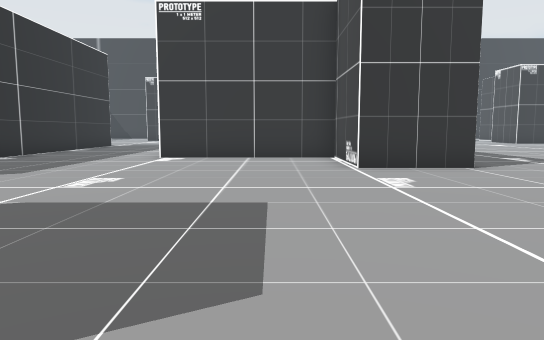
View 1 (above)

19 first-person views from a walk through a scene from a Unity 3-D project. The camera is 1.5 m above the floor, tilts 6° down and sees 70° across. The floor is counted in squares, 2 m on a side. Each view is taken from the middle of a square. On the plan, view 1 faces up. The plan holds only what a view shows up to about 12 squares ahead; the rest is blank. The place goes on beyond the plan. The player is left out. Some animated figures are left out.

View 2
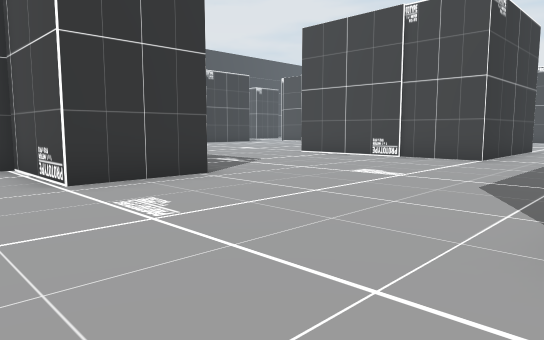

View 3
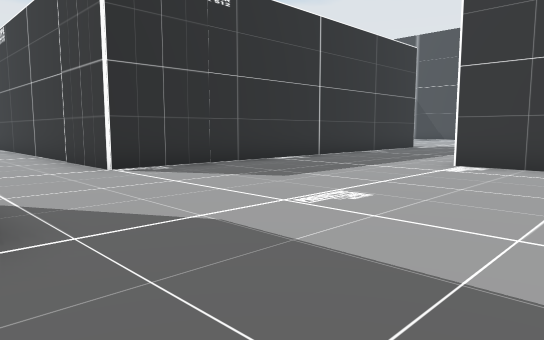

View 4
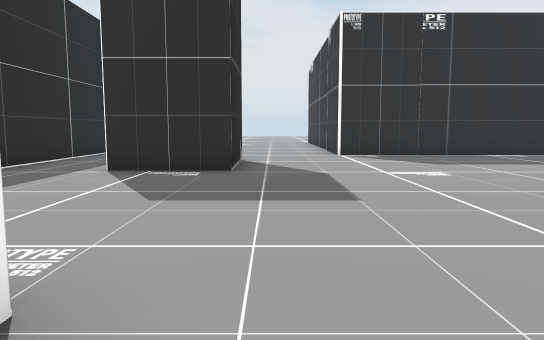

View 5
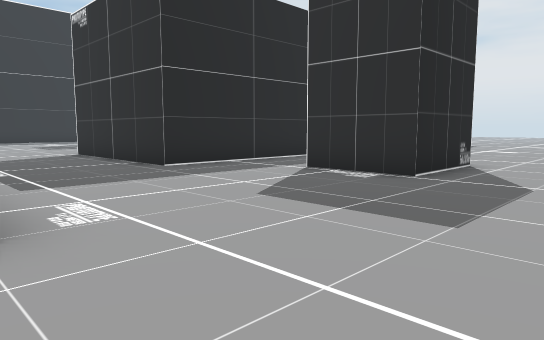

View 6
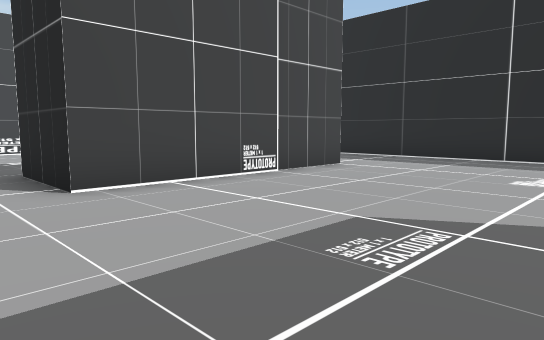

View 7
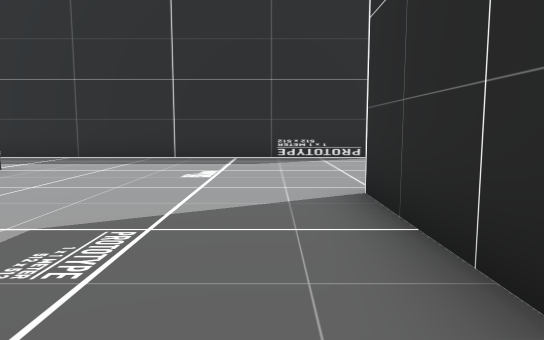

View 8
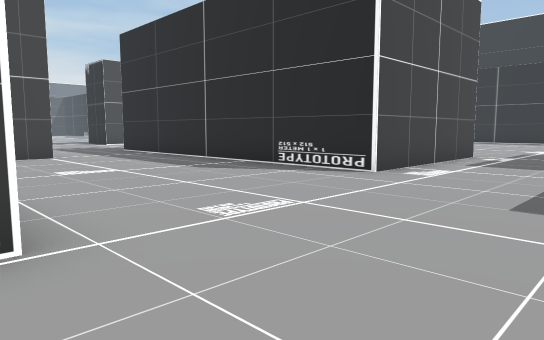

View 9
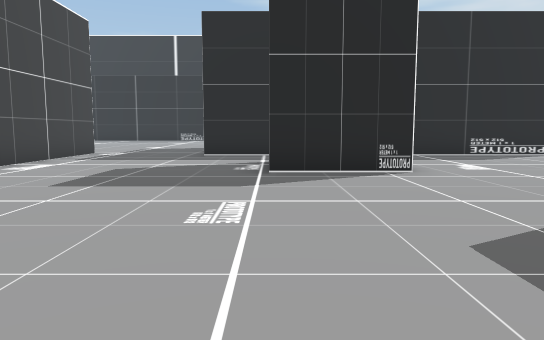

View 10
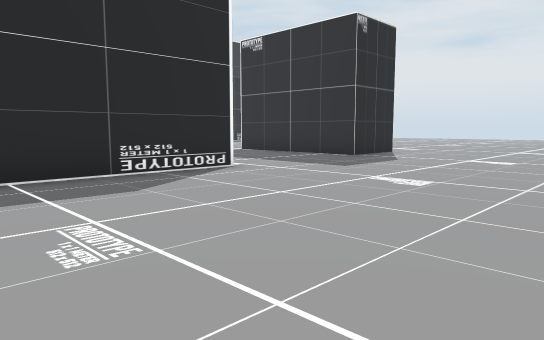

View 11
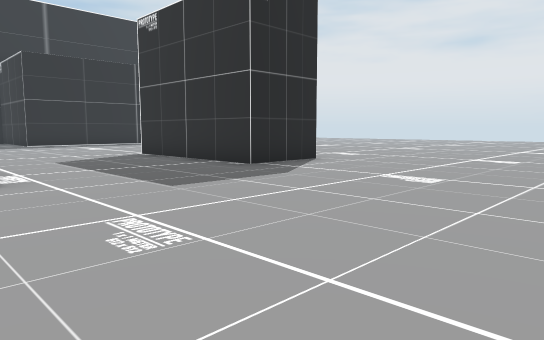

View 12
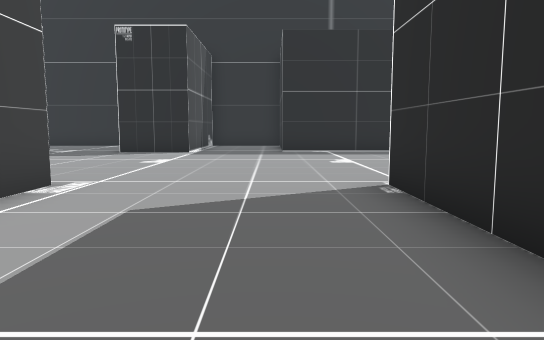

View 13
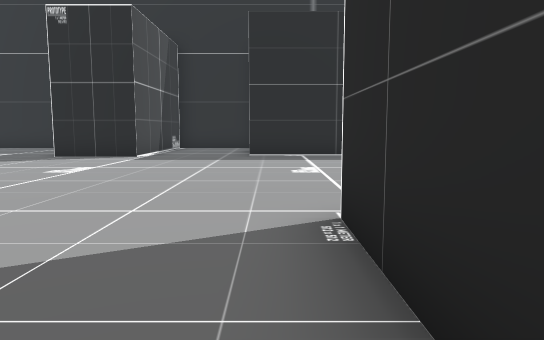

View 14
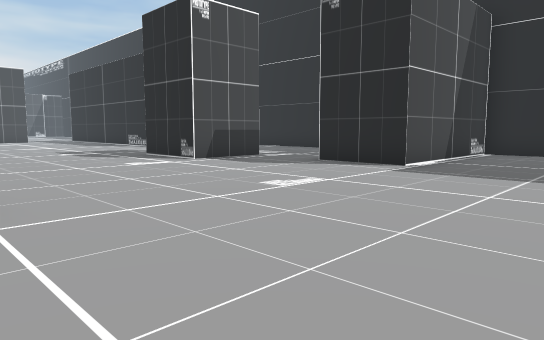

View 15
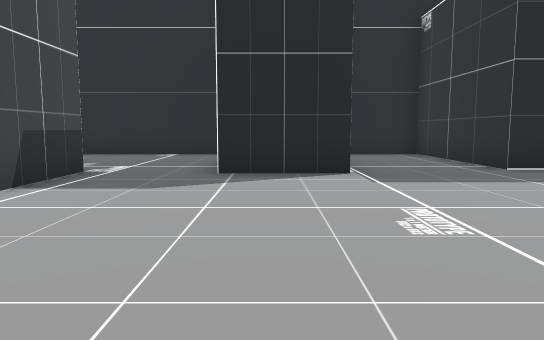

View 16
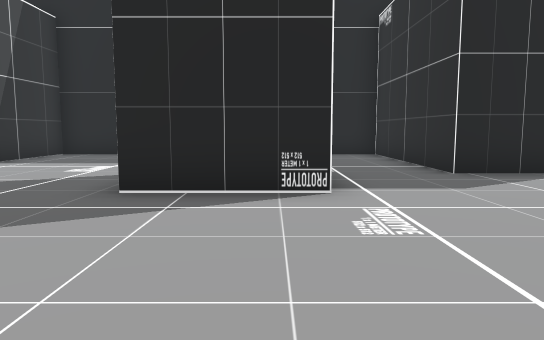

View 17
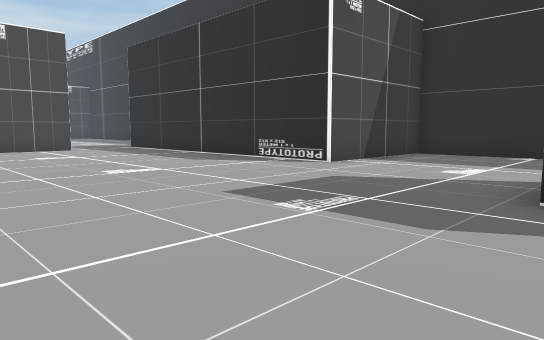

View 18
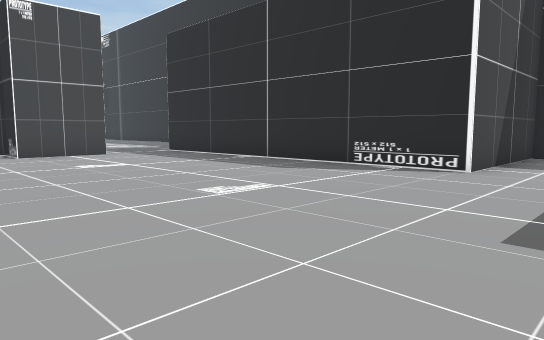

View 19
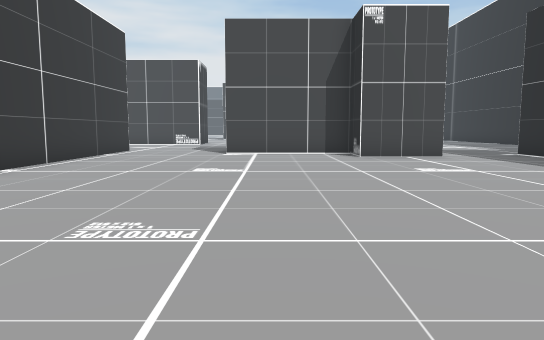

### Floor plan
Points are (right, up) in squares from view 1. A wall is a line through its corners. A room is listed if a view was taken in it or the views show most of it. See-through windows are left out.
Room 1 (views 1, 2, 3, 4, 5, 6, 7, 8, 9, 10)
walls: (3.9, 10.5) (3.9, 7.5) (1.7, 7.5) (1.7, 10.2) (-3, 10.2); (2.5, -3.1) (2.5, 1.9) (12.1, 1.9); (-5.5, 2.3) (-3, 2.3) (-3, 0); (13.5, 5) (9.9, 5) (9.9, 10.5) (12.1, 10.5); (-5.6, -2.2) (-1.1, -2.2) (-1.1, -3.4); (-7.2, 12.1) (-7.2, 5)
ways out: opening at (-7, 3.3) to room 2; opening at (-6, -1) to room 2; opening at (1, -4) to room 2
Room 2 (views 11, 12, 13, 14, 15, 16, 17, 18, 19)
walls: (-1.1, -3.4) (-1.1, -7.3); (-11, -7.3) (-11, -6.1); (-6.7, -14.9) (-6.7, -12.5) (-4.1, -12.5); (-11.1, -2.2) (-5.6, -2.2); (-7.2, 5) (-14.1, 5); (-17.5, -2.2) (-15.6, -2.2) (-15.6, -7.2); (-17, -15.2) (-14.4, -15.2) (-14.4, -19.7) (-11.3, -19.7) (-11.3, -14.6) (-9.1, -14.6) (-9.1, -19.7) (0.3, -19.7) (0.3, -15.2) (9.4, -15.2); (9.5, -12.8) (9.5, -10.4) (10.9, -10.4) (10.9, -6.5); (11.1, -3.1) (6, -3.1)
ways out: opening at (-7, 3.3) to room 1; opening at (-6, -1) to room 1; opening at (1, -4) to room 1; opening at (10, -13.5)

Where each view was taken, in squares from view 1:
view 1: 0 up, 0 right, facing up
view 2: 2 up, 0 right, facing up-right
view 3: 2 up, 0 right, facing up-left
view 4: 3 up, 4 right, facing left
view 5: 5 up, 3 right, facing down-left
view 6: 12 up, 5 right, facing down-right
view 7: 12 up, 5 right, facing down
view 8: 8 up, 1 left, facing down-right
view 9: 9 up, 3 left, facing down
view 10: 4 up, 6 left, facing down-left
view 11: 4 up, 10 left, facing down-left
view 12: 2 down, 14 left, facing down
view 13: 4 down, 15 left, facing down
view 14: 7 down, 15 left, facing down-right
view 15: 8 down, 10 left, facing down
view 16: 8 down, 6 left, facing down
view 17: 8 down, 5 left, facing down-right
view 18: 8 down, 2 left, facing down-right
view 19: 8 down, 1 left, facing right
